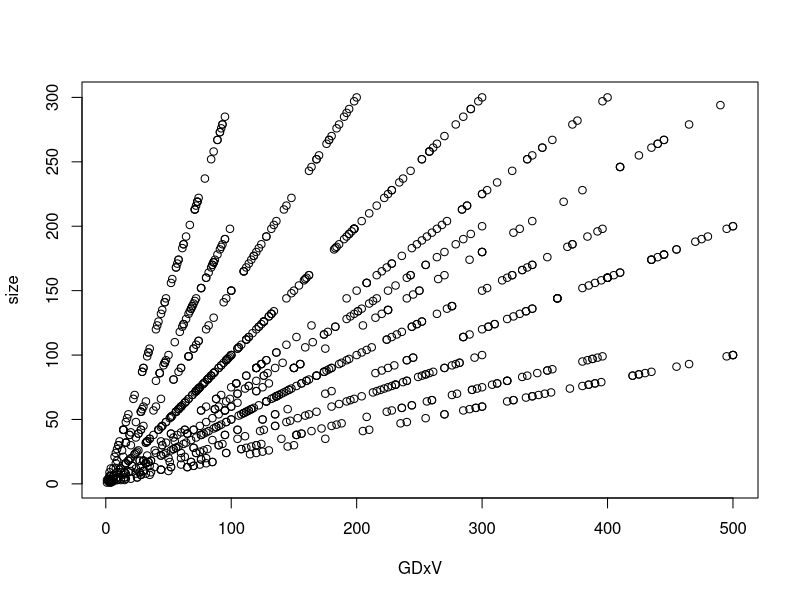
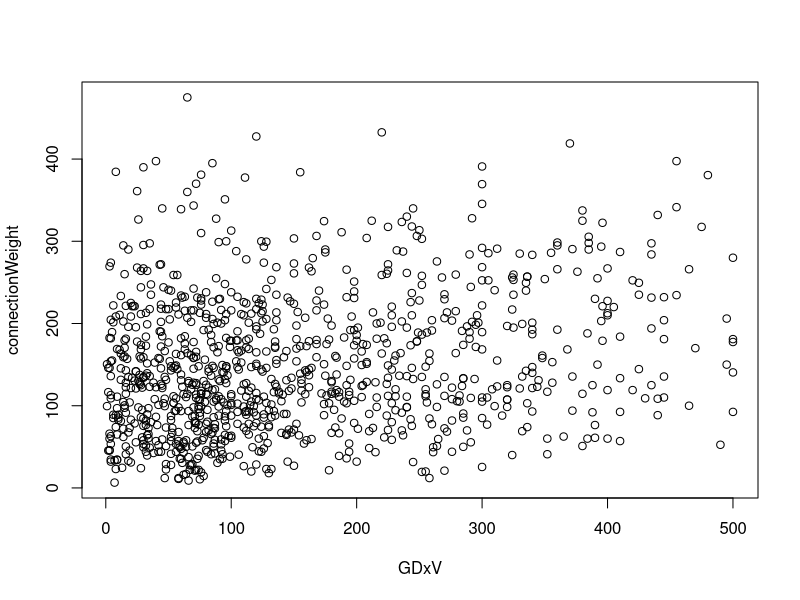
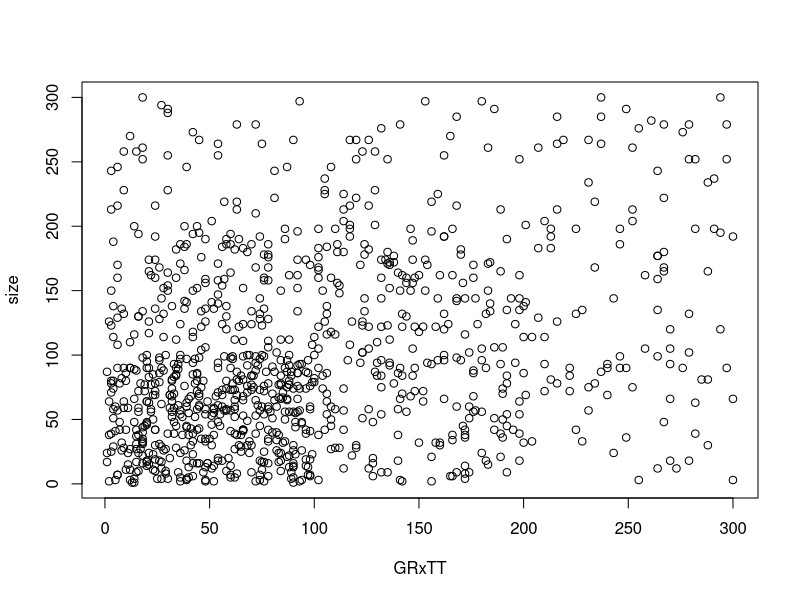
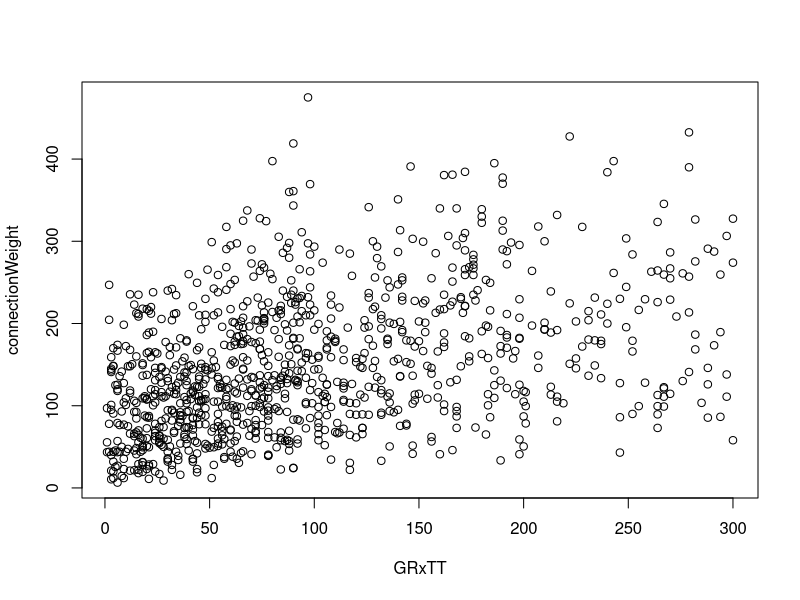
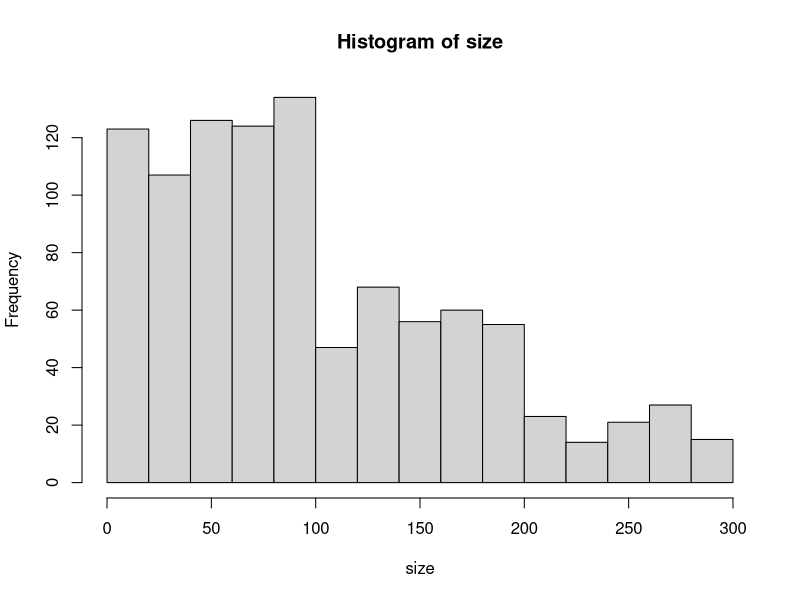
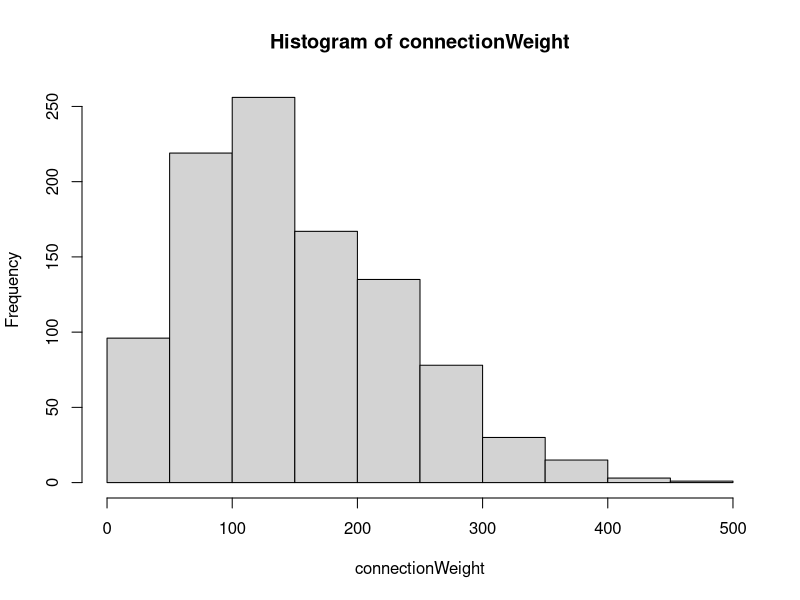
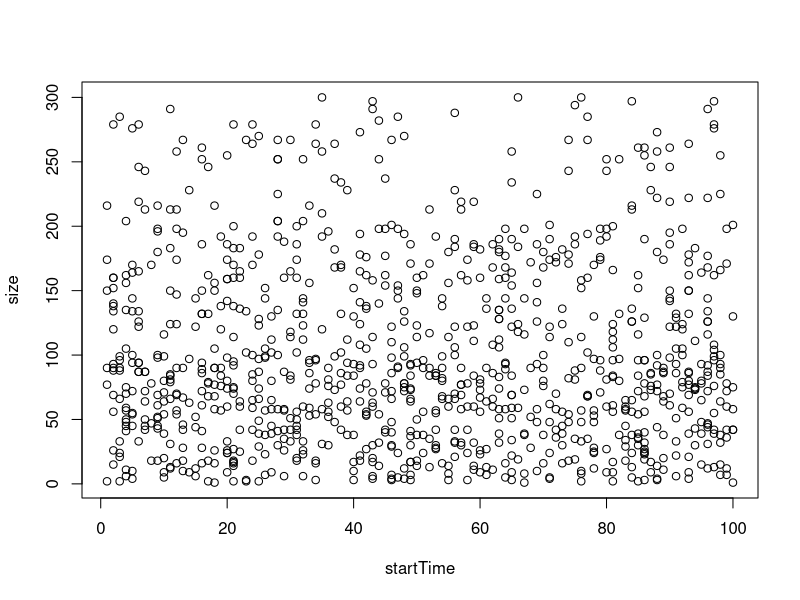
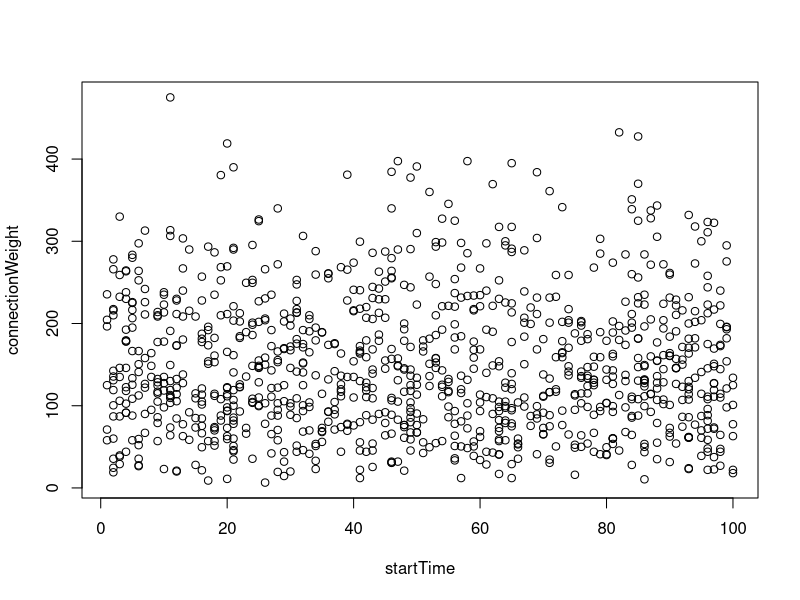

Here is the R script that generated these plots, in order:

geneGrowthRate <- sample.int(3,1000,replace = TRUE)
geneGrowthDuration <- sample.int(100,1000,replace = TRUE)

gene1Velocity <- sample.int(5,1000,replace = TRUE)
gene2Velocity <- sample.int(5,1000,replace = TRUE)

gene1TravelTime <- sample.int(100,1000,replace = TRUE)
gene2TravelTime <- sample.int(100,1000,replace = TRUE)

size <- geneGrowthRate * geneGrowthDuration
connectionWeight <- (gene1Velocity * gene1TravelTime + gene2Velocity * gene2TravelTime)/2

GDxV <- geneGrowthDuration * gene1Velocity
GRxTT <- geneGrowthRate * gene1TravelTime

plot(GDxV,size)
plot(GDxV, connectionWeight)
plot(GRxTT,size)
plot(GRxTT, connectionWeight)

cor(GDxV,size)
cor(GDxV, connectionWeight)
cor(GRxTT,size)
cor(GRxTT, connectionWeight)

hist(size)
hist(connectionWeight)

startTime <- sample.int(100,1000,replace = TRUE)
plot(startTime,size)
plot(startTime, connectionWeight)
cor(startTime,size)
cor(startTime, connectionWeight)
